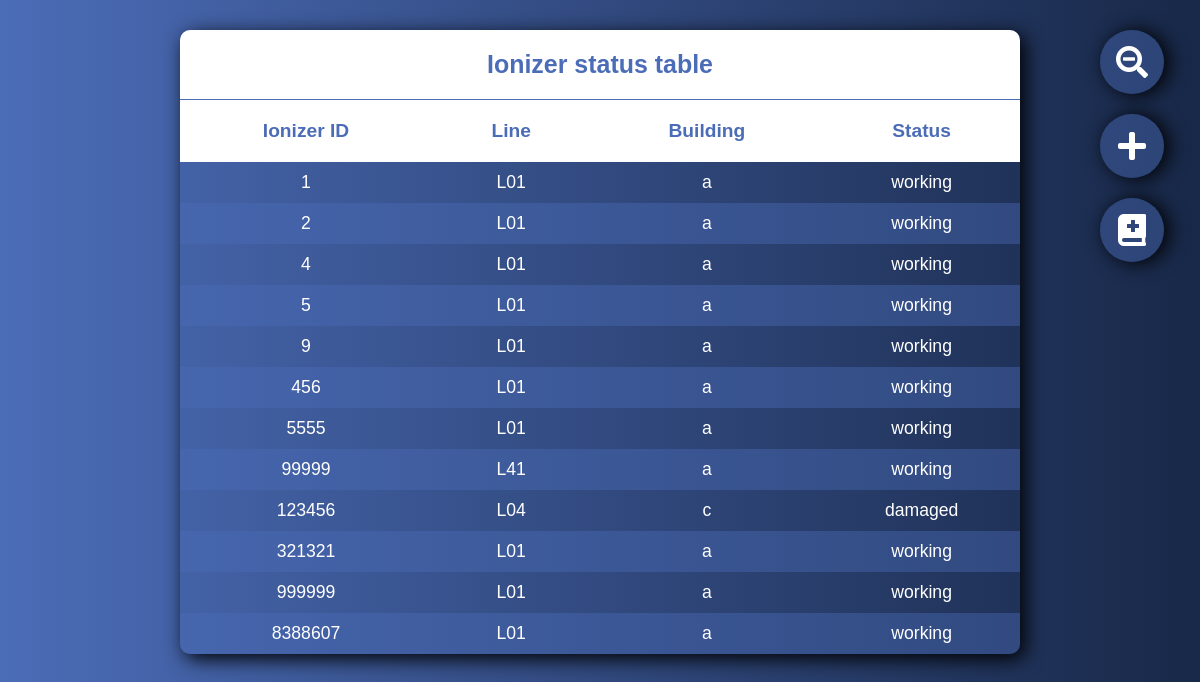
The page / on the database its author committed.
### tables this page shows
CREATE TABLE `ionizer_entries` (
  `ionizer_id` mediumint(10) NOT NULL,
  `line` text,
  `building` char(1) DEFAULT NULL,
  `status` text,
  `remark` text,
  PRIMARY KEY (`ionizer_id`)
);

### index.php (the view, shortened to what this page needs)
<?php
  $serverName = "localhost";
  $username = "hectorg2211";
  $password = "quen12hot";
  $dbname = "test";
  $conn = mysqli_connect($serverName, $username, $password, $dbname);
  $result = filterUpdate($conn);
  function filterUpdate($conn, $column="", $filter=""){
    $linesQuery = "SELECT ionizer_id, line, building, status,remark
                    FROM ionizer_entries\n";
    $linesQuery .= ";";
    $lines = mysqli_query($conn, $linesQuery);
    return $lines;
  }
  function showTable($table) {
  if (!empty($table) AND mysqli_num_rows($table) > 0) {
    $rowClass = 1;
    while($row = mysqli_fetch_assoc($table)) {
        if ($rowClass % 2 == 0) $class = ' class="second"';
        else $class = '';
        echo "
            <tr$class>
                <td>$row[ionizer_id]</td>
                <td>$row[line]</td>
                <td>$row[building]</td>
                <td title=\"$row[remark]\">$row[status]</td>
            </tr>";
        $rowClass++;
      };
    };
  };
?>
<!DOCTYPE html>
<html lang="en">
  <head>
    <link rel="stylesheet" href="./css/styles.css" />
    <link rel="stylesheet" href="./css/css/all.css" />
  </head>
  <body>
    <div class="icon_1 show_filter">
      <i class="fas fa-search-minus"></i>
    </div>
    <div class="icon_2 show_entry">
      <i class="fas fa-plus"></i>
    </div>
    <div class="icon_3 show_entry">
      <i class="fas fa-book-medical"></i>
    </div>
    <section class="main">
      <table>
        <thead>
          <caption>
            <h1>Ionizer status table</h1>
          </caption>
          <tr class="thead">
            <th>Ionizer ID</th>
            <th>Line</th>
            <th>Building</th>
            <th>Status</th>
          </tr>
        </thead>
        <tbody>
          <div class="rowsphp">
            <?php
              if (isset($_POST['id_filter']) && $_POST['id_filter'] != ""){
                $filter = $_POST['id_filter'];
                $linesFilter = filterUpdate($conn, "ionizer_id", $filter);
                showTable($linesFilter);
              }else if (isset($_POST['line_filter']) && $_POST['line_filter'] != "all"){
                $filter = $_POST['line_filter'];
                $linesFilter = filterUpdate($conn, "line", $filter);
                showTable($linesFilter);
              }else if (isset($_POST['building_filter']) && $_POST['building_filter'] != "all"){
                $filter = $_POST['building_filter'];
                $linesFilter = filterUpdate($conn, "building", $filter);
                showTable($linesFilter);
              }else if (isset($_POST['status_filter']) && $_POST['status_filter'] != "all"){
                $filter = $_POST['status_filter'];
                $linesFilter = filterUpdate($conn, "status", $filter);
                showTable($linesFilter);
              }else {
                  showTable($result);
              };
            ?>
          </div>
        </tbody>
      </table>
    </section>
  </body>
</html>

### css/styles.css (style rules this page uses)
* { margin: 0; padding: 0; font-family: Arial, Helvetica, sans-serif; font-size: 16px; }
body { background: linear-gradient(90deg, #4b6cb7, #182848); box-sizing: border-box; }
.icon_1, .icon_2, .icon_3 { position: fixed; background: #4b6bb76c; width: 4em; height: 4em; border-radius: 2em; transition: 0.2s; color: #ffffff; box-shadow: 5px 1px 20px black; cursor: pointer; z-index: 3; right: 3%; }
.icon_1 i, .icon_2 i, .icon_3 i { font-size: 2em; margin: 50% 50%; transform: translate(-50%, -50%); }
.icon_1 { top: 30px; }
.icon_2 { top: 114px; }
.icon_3 { top: 198px; }
.main { width: 70%; margin: 30px auto; border-radius: 10px; overflow: hidden; box-shadow: 5px 5px 20px black; }
.main h1 { font-size: 1.3em; }
.main table { width: 100%; text-align: center; border-collapse: collapse; }
.main table caption { border-bottom: 1px solid #4b6cb7; }
.main table caption, .main table th { background: #ffffff; color: #4b6cb7; padding: 20px; font-size: 1.2em; }
.main table td { padding: 10px; color: #ffffff; transition: 0.4s; font-size: 1.1em; }
.main table .second { background: #4b6bb76c; }

### css/css/all.css (style rules this page uses)
.fa, .fas, .far, .fal, .fad, .fab { -moz-osx-font-smoothing: grayscale; -webkit-font-smoothing: antialiased; display: inline-block; font-style: normal; font-variant: normal; text-rendering: auto; line-height: 1; }
.fa-book-medical:before { content: "\f7e6"; }
.fa-plus:before { content: "\f067"; }
.fa-search-minus:before { content: "\f010"; }

### rows shown on the page
ionizer_entries: ionizer_id "1", line "L01", building "a", status "working"
ionizer_entries: ionizer_id "2", line "L01", building "a", status "working"
ionizer_entries: ionizer_id "4", line "L01", building "a", status "working"
ionizer_entries: ionizer_id "5", line "L01", building "a", status "working"
ionizer_entries: ionizer_id "9", line "L01", building "a", status "working"
ionizer_entries: ionizer_id "456", line "L01", building "a", status "working"
ionizer_entries: ionizer_id "5555", line "L01", building "a", status "working"
ionizer_entries: ionizer_id "99999", line "L41", building "a", status "working"
ionizer_entries: ionizer_id "123456", line "L04", building "c", status "damaged"
ionizer_entries: ionizer_id "321321", line "L01", building "a", status "working"
ionizer_entries: ionizer_id "999999", line "L01", building "a", status "working"
ionizer_entries: ionizer_id "8388607", line "L01", building "a", status "working"
